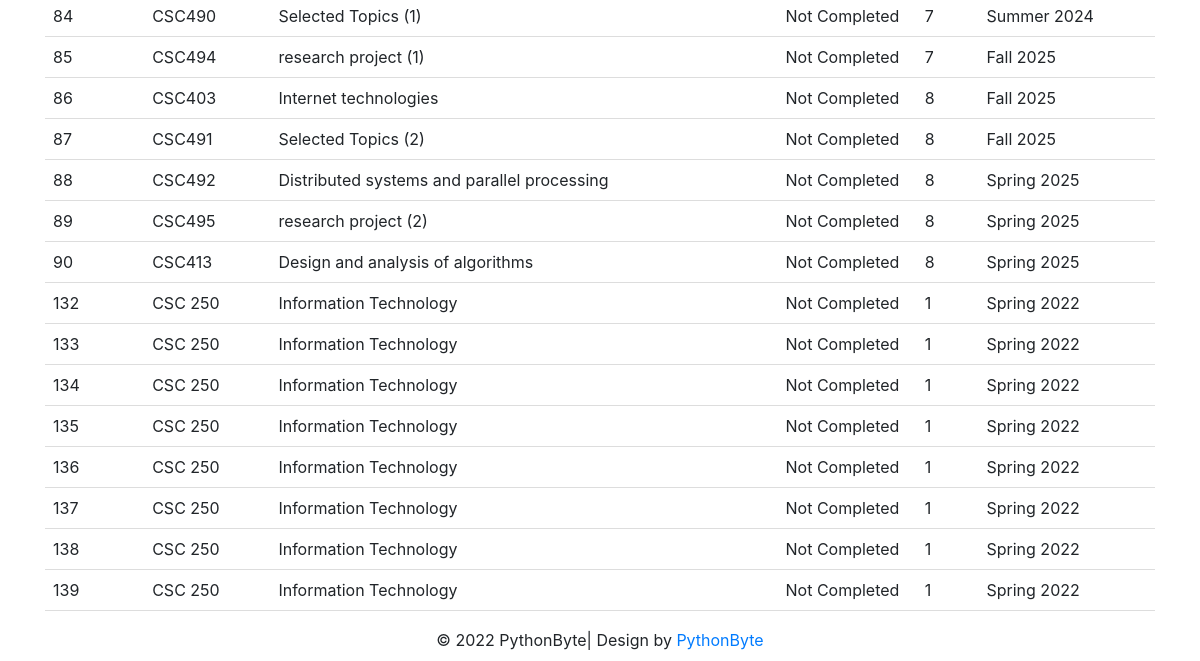
The app's page /course_plan (signed in, lower part), older data.
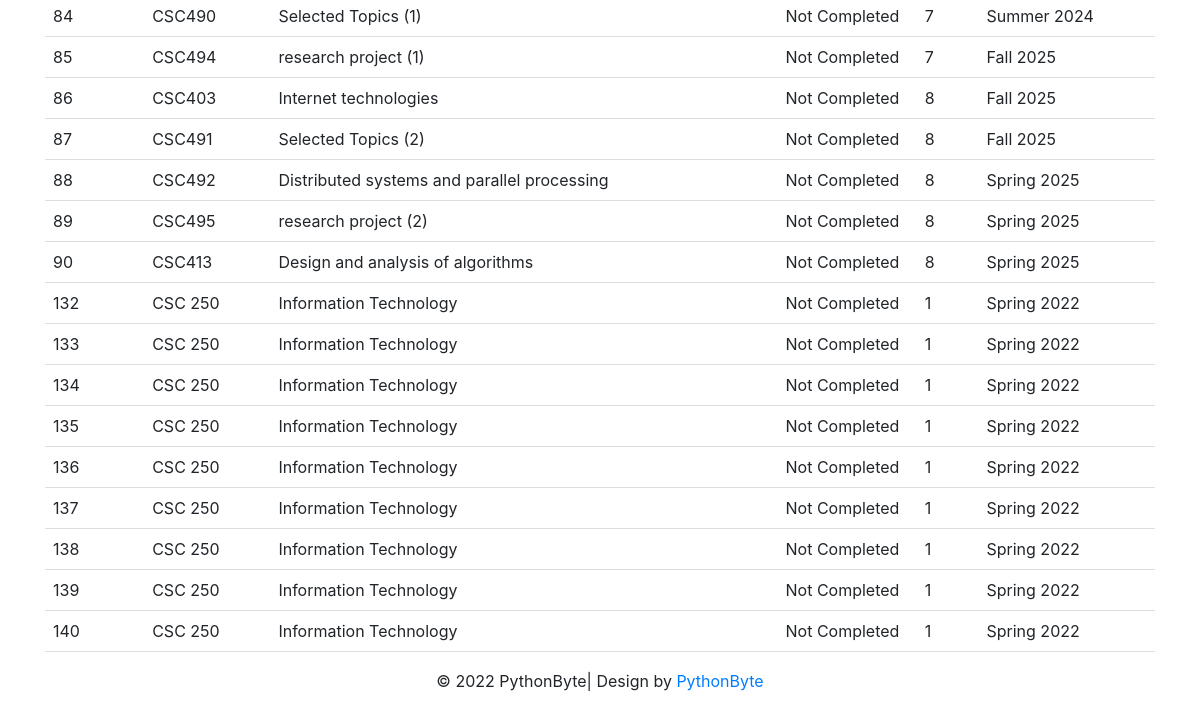
The same page, newer data.
### tables this page shows
CREATE TABLE course (course_id INTEGER NOT NULL PRIMARY KEY AUTOINCREMENT UNIQUE, course_name [nchar] (10), course_descr [nchar] (10), course_code [nchar] (10), dep_id [int], plan_id [int], level_id [int], credit INTEGER, Day_id REFERENCES Day (Day_id), fromT TIME, toT TIME, loc_id INTEGER, SEM INTEGER DEFAULT (223), lec_id INTEGER);

CREATE TABLE semester (sem_id INTEGER PRIMARY KEY, sem_dec VARCHAR);

### course_plan.py (the view)
@course_planb.route('/course_plan', methods=['GET', 'POST'])
def course_plan():
                con = sqlite3.connect("instance/db.sqlite")
                cur = con.cursor()
                user_id = current_user.id
                cur.execute("SELECT * FROM studen_course_info where user_id = '%s'" % (user_id))
                Completed = cur.fetchall()
                cur.execute("""select course.course_id,course.course_code,course.course_name, 'Not Completed' as complete , course.level_id, semester.sem_dec from course

join semester on semester.sem_id = course.SEM
where course.dep_id in (select dep_id from user where id =?) and course.course_id not in (select course_id from time_table where complete = 1 and user_id = ?)""", (user_id,user_id))
                NotCompleted = cur.fetchall()
                con.commit()
                con.close()
                return render_template('course_plan.html', idd = current_user.id,name= current_user.name,NotCompleted=NotCompleted,Completed=Completed)

### templates/course_plan.html (shortened to what this page needs)
{% extends "base.html" %}
{% block content %}
  <form method="post" action="/course_plan">
    <table id="table_to_highlight" style="width:100%">
          <tbody>
           {% for row in NotCompleted %}
                  <tr>
                      <td>{{row[0]}}</td>
                      <td>{{row[1]}}</td>
                      <td>{{row[2]}}</td>
                      <td>{{row[3]}}</td>
                      <td>{{row[4]}}</td>
                      <td>{{row[5]}}</td>
                  </tr>
              {% endfor %}
          </tbody>
      </table>
</form>
{% endblock %}

Row changes from the older to the newer data that the page shows:
added course: course_id "140", course_code "CSC 250", course_name "Information Technology", row "Not Completed", level "1", sem_dec "Spring 2022"
